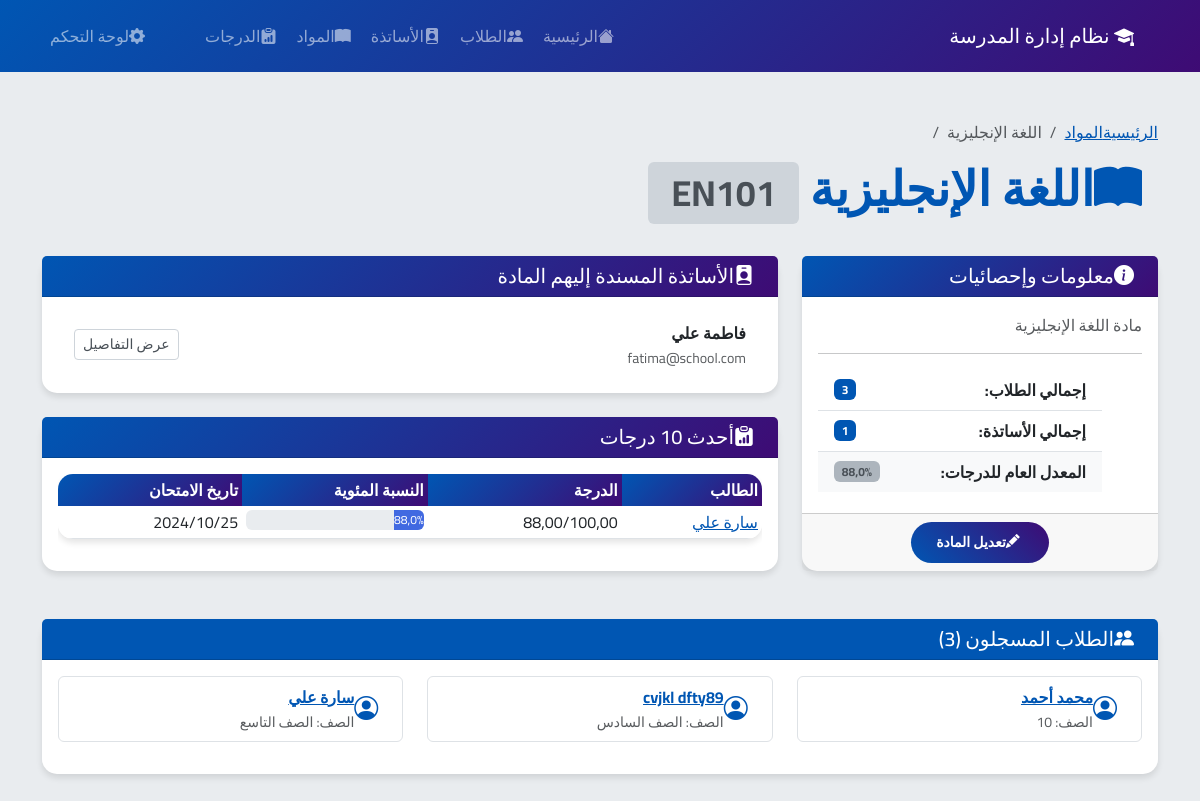
/subjects/3/, run on the app's committed database.
### students_teachers/models.py (models this page shows, shortened)
class Subject(models.Model):
    name = models.CharField(max_length=100, verbose_name="اسم المادة")
    code = models.CharField(max_length=10, unique=True, verbose_name="رمز المادة")
    description = models.TextField(blank=True, verbose_name="وصف المادة")
    created_at = models.DateTimeField(auto_now_add=True, verbose_name="تاريخ الإنشاء")
    class Meta:
        verbose_name = "مادة"
        verbose_name_plural = "المواد"
        ordering = ['name']

class Teacher(models.Model):
    GENDER_CHOICES = [
        ('M', 'ذكر'),
        ('F', 'أنثى'),
    ]
    first_name = models.CharField(max_length=50, verbose_name="الاسم الأول")
    last_name = models.CharField(max_length=50, verbose_name="اسم العائلة")
    email = models.EmailField(unique=True, verbose_name="البريد الإلكتروني")
    phone_regex = RegexValidator(regex=r'^\+?1?\d{9,15}$', message="رقم الهاتف يجب أن يكون بالصيغة: '+999999999'. حتى 15 رقم مسموح.")
    phone = models.CharField(validators=[phone_regex], max_length=17, verbose_name="رقم الهاتف")
    gender = models.CharField(max_length=1, choices=GENDER_CHOICES, verbose_name="الجنس")
    date_of_birth = models.DateField(verbose_name="تاريخ الميلاد")
    hire_date = models.DateField(verbose_name="تاريخ التوظيف")
    subjects = models.ManyToManyField(Subject, verbose_name="المواد التي يدرسها")
    address = models.TextField(verbose_name="العنوان")
    salary = models.DecimalField(max_digits=10, decimal_places=2, verbose_name="الراتب")
    is_active = models.BooleanField(default=True, verbose_name="نشط")
    created_at = models.DateTimeField(auto_now_add=True, verbose_name="تاريخ الإنشاء")
    updated_at = models.DateTimeField(auto_now=True, verbose_name="تاريخ التحديث")
    class Meta:
        verbose_name = "أستاذ"
        verbose_name_plural = "الأساتذة"
        ordering = ['first_name', 'last_name']
    @property
    def full_name(self):
        return f"{self.first_name} {self.last_name}"

class Grade(models.Model):
    student = models.ForeignKey(Student, on_delete=models.CASCADE, related_name='grades', verbose_name="الطالب")
    subject = models.ForeignKey(Subject, on_delete=models.CASCADE, verbose_name="المادة")
    teacher = models.ForeignKey(Teacher, on_delete=models.CASCADE, verbose_name="الأستاذ")
    grade = models.DecimalField(max_digits=5, decimal_places=2, verbose_name="الدرجة")
    max_grade = models.DecimalField(max_digits=5, decimal_places=2, default=100, verbose_name="الدرجة العظمى")
    exam_date = models.DateField(verbose_name="تاريخ الامتحان")
    notes = models.TextField(blank=True, verbose_name="ملاحظات")
    created_at = models.DateTimeField(auto_now_add=True, verbose_name="تاريخ الإنشاء")
    class Meta:
        verbose_name = "درجة"
        verbose_name_plural = "الدرجات"
        ordering = ['-exam_date']
        unique_together = ['student', 'subject', 'exam_date']
    @property
    def percentage(self):
        return (self.grade / self.max_grade) * 100

class Student(models.Model):
    GENDER_CHOICES = [
        ('M', 'ذكر'),
        ('F', 'أنثى'),
    ]
    GRADE_CHOICES = [
        ('1', 'الصف الأول'),
        ('2', 'الصف الثاني'),
        ('3', 'الصف الثالث'),
        ('4', 'الصف الرابع'),
        ('5', 'الصف الخامس'),
        ('6', 'الصف السادس'),
        ('7', 'الصف السابع'),
        ('8', 'الصف الثامن'),
        ('9', 'الصف التاسع'),
    ]
    student_id = models.CharField(max_length=20, unique=True, verbose_name="رقم الطالب")
    first_name = models.CharField(max_length=50, verbose_name="الاسم الأول")
    last_name = models.CharField(max_length=50, verbose_name="اسم العائلة")
    email = models.EmailField(blank=True, verbose_name="البريد الإلكتروني")
    phone_regex = RegexValidator(regex=r'^\+?1?\d{9,15}$', message="رقم الهاتف يجب أن يكون بالصيغة: '+999999999'. حتى 15 رقم مسموح.")
    phone = models.CharField(validators=[phone_regex], max_length=17, blank=True, verbose_name="رقم الهاتف")
    gender = models.CharField(max_length=1, choices=GENDER_CHOICES, verbose_name="الجنس")
    date_of_birth = models.DateField(verbose_name="تاريخ الميلاد")
    grade = models.CharField(max_length=2, choices=GRADE_CHOICES, verbose_name="الصف")
    enrollment_date = models.DateField(verbose_name="تاريخ التسجيل")
    subjects = models.ManyToManyField(Subject, verbose_name="المواد المسجل بها")
    address = models.TextField(verbose_name="العنوان")
    parent_name = models.CharField(max_length=100, verbose_name="اسم ولي الأمر")
    parent_phone = models.CharField(validators=[phone_regex], max_length=17, verbose_name="هاتف ولي الأمر")
    is_active = models.BooleanField(default=True, verbose_name="نشط")
    created_at = models.DateTimeField(auto_now_add=True, verbose_name="تاريخ الإنشاء")
    updated_at = models.DateTimeField(auto_now=True, verbose_name="تاريخ التحديث")
    class Meta:
        verbose_name = "طالب"
        verbose_name_plural = "الطلاب"
        ordering = ['grade', 'first_name', 'last_name']
    @property
    def full_name(self):
        return f"{self.first_name} {self.last_name}"

### students_teachers/views.py (the view)
# urls.py: path('subjects/<int:subject_id>/', views.subject_detail, name='subject_detail'),
def subject_detail(request, subject_id):
    subject = get_object_or_404(Subject, id=subject_id)
    teachers = subject.teacher_set.filter(is_active=True)
    students = subject.student_set.filter(is_active=True)
    grades = Grade.objects.filter(subject=subject).order_by('-exam_date')
    avg_grade = grades.aggregate(avg=Avg('grade'))['avg']
    context = {
        'subject': subject,
        'teachers': teachers,
        'students': students,
        'grades': grades[:10],  # أحدث 10 درجات
        'avg_grade': avg_grade,
    }
    return render(request, 'students_teachers/subject_detail.html', context)

### students_teachers/templates/students_teachers/subject_detail.html (shortened to what this page needs)
{% extends 'students_teachers/base.html' %}
{% block content %}
<div class="row mb-4">
    <div class="col-12">
        <nav aria-label="breadcrumb">
            <ol class="breadcrumb">
                <li class="breadcrumb-item"><a href="{% url 'students_teachers:home' %}" style="color: #0056b3;">الرئيسية</a></li>
                <li class="breadcrumb-item"><a href="{% url 'students_teachers:subjects_list' %}" style="color: #0056b3;">المواد</a></li>
                <li class="breadcrumb-item active" aria-current="page">{{ subject.name }}</li>
            </ol>
        </nav>
        <h1 class="display-5 fw-bold" style="color: #0056b3;">
            <i class="bi bi-book-fill me-3"></i>{{ subject.name }}
            <span class="badge" style="background-color: #ced4da; color: #495057;">{{ subject.code }}</span>
        </h1>
    </div>
</div>
<div class="row">
    <div class="col-md-4 mb-4">
        <div class="card h-100">
            <div class="card-header text-white" style="background: linear-gradient(135deg, #0056b3 0%, #3e0b74 100%);">
                <h5 class="mb-0">
                    <i class="bi bi-info-circle-fill me-2"></i>معلومات وإحصائيات
                </h5>
            </div>
            <div class="card-body">
                <p class="card-text text-muted">
                    {{ subject.description|default:"لا يوجد وصف تفصيلي لهذه المادة." }}
                </p>
                <hr>
                <ul class="list-group list-group-flush">
                    <li class="list-group-item d-flex justify-content-between align-items-center">
                        <strong>إجمالي الطلاب:</strong>
                        <span class="badge" style="background-color: #0056b3;">{{ students|length }}</span>
                    </li>
                    <li class="list-group-item d-flex justify-content-between align-items-center">
                        <strong>إجمالي الأساتذة:</strong>
                        <span class="badge" style="background-color: #0056b3;">{{ teachers|length }}</span>
                    </li>
                    {% if avg_grade is not None %}
                    <li class="list-group-item d-flex justify-content-between align-items-center bg-light">
                        <strong>المعدل العام للدرجات:</strong>
                        <span class="badge" style="background-color: #adb5bd; color: #495057;">
                            {{ avg_grade|floatformat:1 }}%
                        </span>
                    </li>
                    {% endif %}
                </ul>
            </div>
            <div class="card-footer text-center">
                <a href="/admin/students_teachers/subject/{{ subject.id }}/change/" class="btn btn-primary btn-sm">
                    <i class="bi bi-pencil-fill me-1"></i>تعديل المادة
                </a>
            </div>
        </div>
    </div>
    <div class="col-md-8 mb-4">
        <div class="card mb-4">
            <div class="card-header text-white" style="background: linear-gradient(135deg, #0056b3 0%, #3e0b74 100%);">
                <h5 class="mb-0">
                    <i class="bi bi-person-badge-fill me-2"></i>الأساتذة المسندة إليهم المادة
                </h5>
            </div>
            <div class="card-body">
                {% if teachers %}
                    <div class="list-group list-group-flush">
                        {% for teacher in teachers %}
                        <div class="list-group-item d-flex justify-content-between align-items-center">
                            <div>
                                <strong>{{ teacher.full_name }}</strong>
                                <br>
                                <small class="text-muted">{{ teacher.email|default:"لا يوجد بريد إلكتروني" }}</small>
                            </div>
                            <a href="{% url 'students_teachers:teacher_detail' teacher.id %}" class="btn btn-sm btn-outline-secondary" style="border-color: #ced4da; color: #495057;">
                                عرض التفاصيل
                            </a>
                        </div>
                        {% endfor %}
                    </div>
                {% else %}
                    <p class="text-muted text-center">لا يوجد أساتذة مسندون لهذه المادة حالياً.</p>
                {% endif %}
            </div>
        </div>
        <div class="card">
            <div class="card-header text-white" style="background: linear-gradient(135deg, #0056b3 0%, #3e0b74 100%);">
                <h5 class="mb-0">
                    <i class="bi bi-clipboard-data-fill me-2"></i>أحدث 10 درجات
                </h5>
            </div>
            <div class="card-body">
                {% if grades %}
                    <div class="table-responsive">
                        <table class="table table-sm table-hover">
                            <thead>
                                <tr>
                                    <th>الطالب</th>
                                    <th>الدرجة</th>
                                    <th>النسبة المئوية</th>
                                    <th>تاريخ الامتحان</th>
                                </tr>
                            </thead>
                            <tbody>
                                {% for grade in grades %}
                                <tr>
                                    <td>
                                        <a href="{% url 'students_teachers:student_detail' grade.student.id %}" style="color: #0056b3;">
                                            {{ grade.student.full_name }}
                                        </a>
                                    </td>
                                    <td>{{ grade.grade }}/{{ grade.max_grade }}</td>
                                    <td>
                                        <div class="progress" style="height: 20px;">
                                            <div class="progress-bar"
                                                role="progressbar"
                                                style="width: {{ grade.percentage }}%; background-color:
                                                    {% if grade.percentage >= 90 %}#0056b3
                                                    {% elif grade.percentage >= 80 %}#4169e1
                                                    {% elif grade.percentage >= 70 %}#adb5bd
                                                    {% else %}#dc3545{% endif %} !important;">
                                                {{ grade.percentage|floatformat:1 }}%
                                            </div>
                                        </div>
                                    </td>
                                    <td>{{ grade.exam_date|date:"Y/m/d" }}</td>
                                </tr>
                                {% endfor %}
                            </tbody>
                        </table>
                    </div>
                {% else %}
                    <p class="text-muted text-center">لا توجد درجات مسجلة لهذه المادة بعد.</p>
                {% endif %}
            </div>
        </div>
    </div>
</div>
<div class="row mt-4">
    <div class="col-12">
        <div class="card">
            <div class="card-header text-white" style="background-color: #0056b3;">
                <h5 class="mb-0">
                    <i class="bi bi-people-fill me-2"></i>الطلاب المسجلون ({{ students|length }})
                </h5>
            </div>
            <div class="card-body">
                {% if students %}
                    <div class="row">
                        {% for student in students %}
                        <div class="col-md-6 col-lg-4 mb-3">
                            <div class="d-flex align-items-center p-2 border rounded">
                                <i class="bi bi-person-circle me-3" style="font-size: 1.5rem; color: #0056b3;"></i>
                                <div>
                                    <strong class="d-block">
                                        <a href="{% url 'students_teachers:student_detail' student.id %}" style="color: #0056b3;">
                                            {{ student.full_name }}
                                        </a>
                                    </strong>
                                    <small class="text-muted">الصف: {{ student.get_grade_display }}</small>
                                </div>
                            </div>
                        </div>
                        {% endfor %}
                    </div>
                {% else %}
                    <p class="text-muted text-center">لا يوجد طلاب مسجلون في هذه المادة حالياً.</p>
                {% endif %}
            </div>
        </div>
    </div>
</div>
{% endblock %}

### students_teachers/templates/students_teachers/base.html (style rules this page uses)
body { font-family: 'Cairo', sans-serif; background-color: #e9ecef; }
.card { border: none; border-radius: 15px; box-shadow: 0 4px 6px rgba(0, 0, 0, 0.1); transition: transform 0.3s ease, box-shadow 0.3s ease; background-color: #ffffff; }
.btn-primary { background: linear-gradient(45deg, #0056b3, #3e0b74); border: none; border-radius: 25px; padding: 10px 25px; font-weight: 600; transition: all 0.3s ease; }
.table { border-radius: 15px; overflow: hidden; box-shadow: 0 4px 6px rgba(0, 0, 0, 0.1); }
.table thead th { background: linear-gradient(135deg, #0056b3 0%, #3e0b74 100%); color: white; border: none; font-weight: 600; }

### data on the page
Subject: name "اللغة الإنجليزية", code "EN101", description "مادة اللغة الإنجليزية"
Teacher: full_name "فاطمة علي", email "fatima@school.com"
Grade: student.full_name "سارة علي", grade "88,00", max_grade "100,00", percentage "88,0", exam_date "2024/10/25"
Student: full_name "محمد أحمد", grade "10"
Student: full_name "cvjkl dfty89", grade "الصف السادس"
Student: full_name "سارة علي", grade "الصف التاسع"

### other printed values
{{ students|length }} "3"
{{ teachers|length }} "1"
{{ avg_grade|floatformat:1 }} "88,0"
